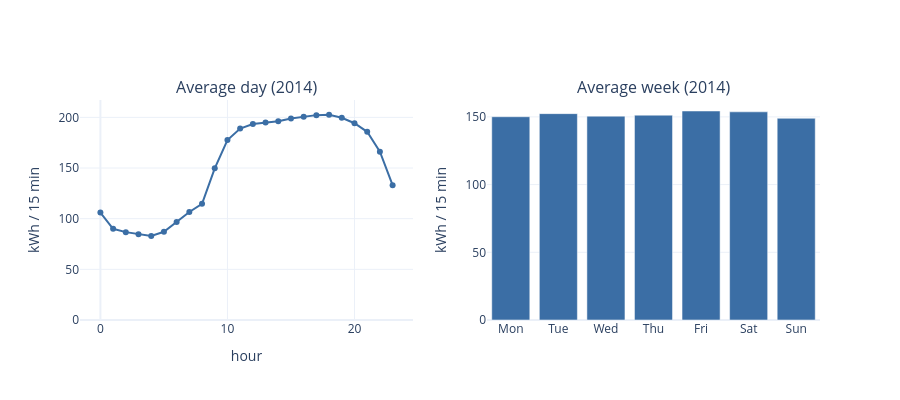

The notebook cell this image was saved under:
### Markdown cell above
Overlaying the years shows a clear **annual seasonality** - a summer peak and a winter
shoulder - repeating with the same shape every year. It also shows 2011 sitting well below the
others, which we now know is the meter-rollout artifact and not a real trend.

The sharp isolated dips are worth chasing: a seasonal curve does not fall off a cliff for one
day.

### Code cell
year_2014 = df.loc[df.index.year == 2014]
fleet_2014 = year_2014.mean(axis=1)

by_hour = fleet_2014.groupby(fleet_2014.index.hour).mean()
by_weekday = fleet_2014.groupby(fleet_2014.index.dayofweek).mean()
weekdays = ["Mon", "Tue", "Wed", "Thu", "Fri", "Sat", "Sun"]

fig = make_subplots(rows=1, cols=2, subplot_titles=["Average day (2014)", "Average week (2014)"])
fig.add_scatter(x=by_hour.index, y=by_hour.values, mode="lines+markers",
                line={"color": "#3b6ea5"}, name="by hour", row=1, col=1)
fig.add_bar(x=weekdays, y=by_weekday.values, marker_color="#3b6ea5", name="by weekday",
            row=1, col=2)
fig.update_xaxes(title_text="hour", row=1, col=1)
fig.update_yaxes(title_text="kWh / 15 min", rangemode="tozero")
fig.update_layout(template="plotly_white", height=400, showlegend=False)
fig.show()

print("daily   : min %.1f at %dh, max %.1f at %dh  -> peak/trough = %.2f" % (
    by_hour.min(), by_hour.idxmin(), by_hour.max(), by_hour.idxmax(), by_hour.max() / by_hour.min()))
print("weekly  : weekend / weekday = %.3f" % (
    by_weekday[[5, 6]].mean() / by_weekday[[0, 1, 2, 3, 4]].mean()))

### Figure 1 — Plotly figure (JSON) as saved in the notebook; plotly's stock layout.template omitted (floating-point values rounded to 4 significant figures)
{"data": [{"line": {"color": "#3b6ea5"}, "mode": "lines+markers", "name": "by hour", "type": "scatter", "x": [0, 1, 2, 3, 4, 5, 6, 7, 8, 9, 10, 11, 12, 13, 14, 15, 16, 17, 18, 19, 20, 21, 22, 23], "xaxis": "x", "y": [106.0, 90.01, 86.72, 84.51, 83.03, 87.04, 96.73, 106.6, 114.7, 149.7, 177.7, 188.9, 193.5, 194.8, 196.1, 198.9, 200.6, 202.2, 202.6, 199.7, 194.2, 185.7, 166.1, 133.0], "yaxis": "y"}, {"marker": {"color": "#3b6ea5"}, "name": "by weekday", "type": "bar", "x": ["Mon", "Tue", "Wed", "Thu", "Fri", "Sat", "Sun"], "xaxis": "x2", "y": [150.1, 152.4, 150.6, 151.3, 154.4, 153.7, 149.0], "yaxis": "y2"}], "layout": {"annotations": [{"font": {"size": 16}, "showarrow": false, "text": "Average day (2014)", "x": 0.225, "xanchor": "center", "xref": "paper", "y": 1, "yanchor": "bottom", "yref": "paper"}, {"font": {"size": 16}, "showarrow": false, "text": "Average week (2014)", "x": 0.775, "xanchor": "center", "xref": "paper", "y": 1, "yanchor": "bottom", "yref": "paper"}], "height": 400, "showlegend": false, "xaxis": {"anchor": "y", "domain": [0, 0.45], "title": {"text": "hour"}}, "xaxis2": {"anchor": "y2", "domain": [0.55, 1]}, "yaxis": {"anchor": "x", "domain": [0, 1], "rangemode": "tozero", "title": {"text": "kWh / 15 min"}}, "yaxis2": {"anchor": "x2", "domain": [0, 1], "rangemode": "tozero", "title": {"text": "kWh / 15 min"}}}}
